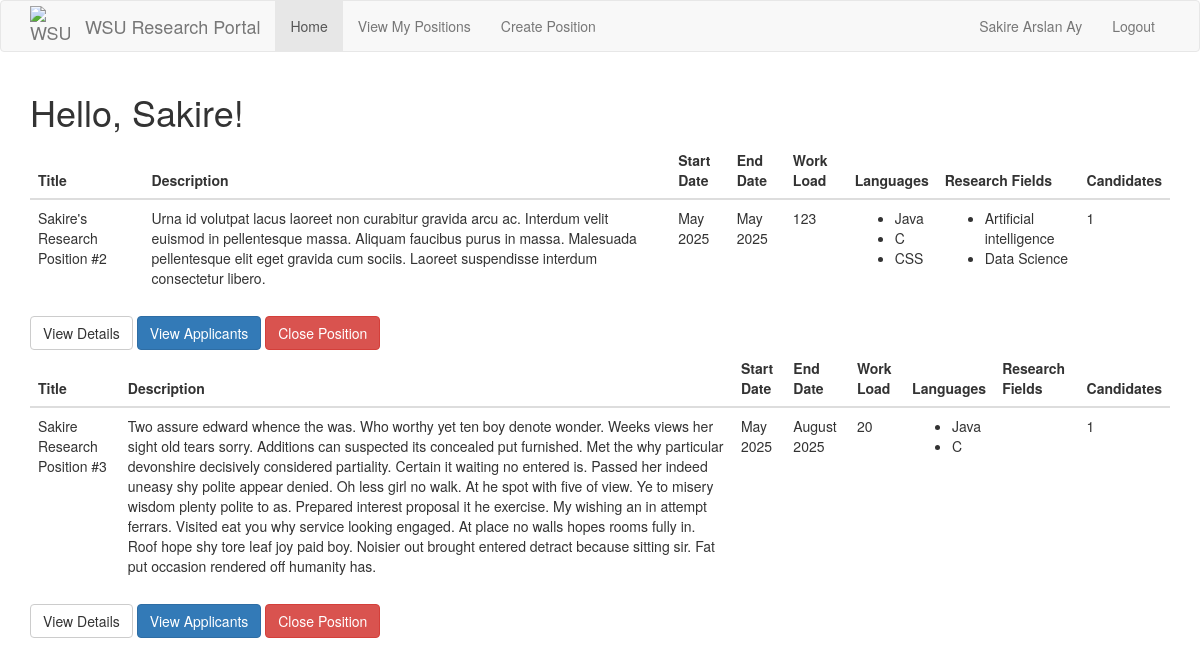
Page / (signed in) on the earlier database version.
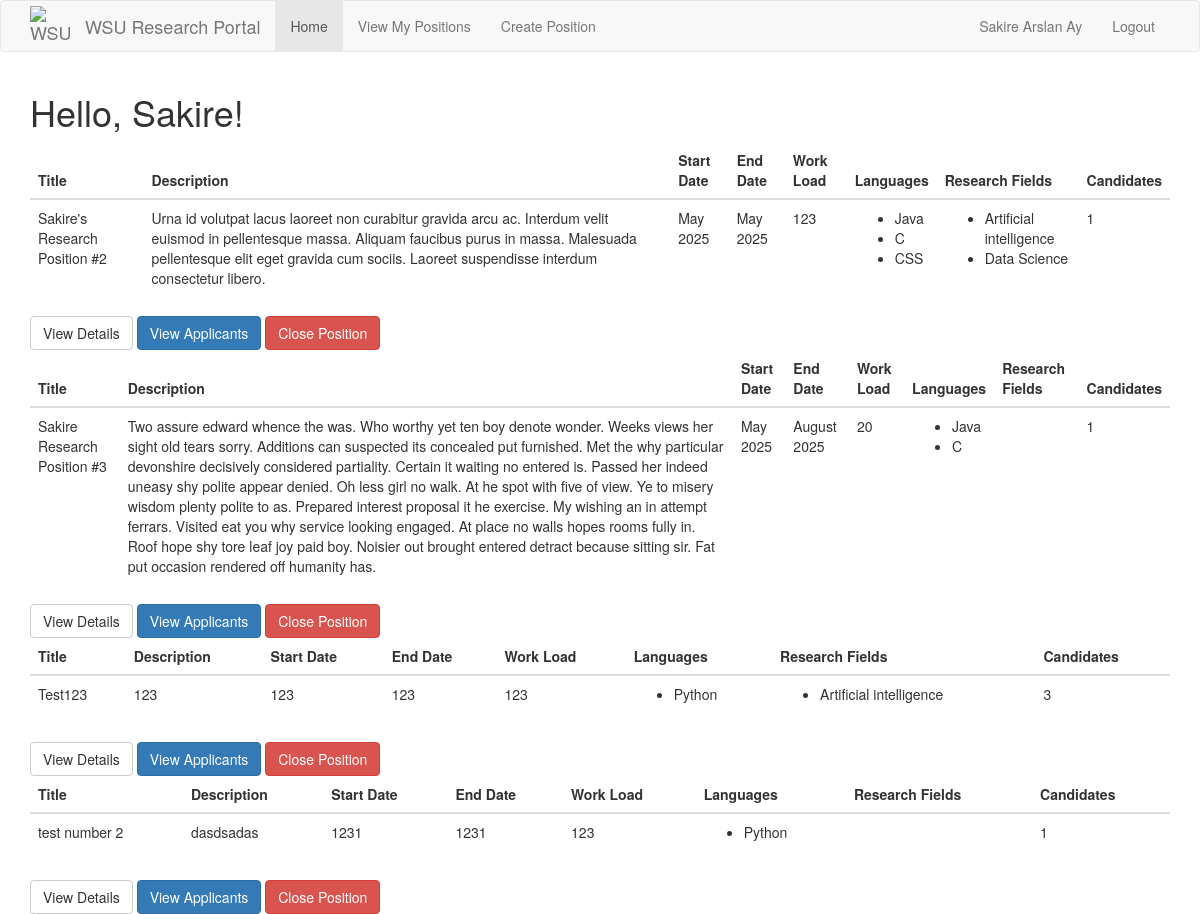
Same page on the later database version.
### src/Model/models.py (models this page shows)
class Position(db.Model):
    id = db.Column(db.Integer, primary_key=True)
    title = db.Column(db.String(32), unique=True)
    description = db.Column(db.String(256))
    accepting_applications = db.Column(db.Boolean)
    start_date = db.Column(db.String(256))
    end_date = db.Column(db.String(256))
    work_load = db.Column(db.Integer) # Time commitment.
    languages = db.relationship(
        'Language',
        secondary = positionLanguages,
        primaryjoin = (positionLanguages.c.position_id == id),
        lazy='dynamic',
        overlaps='languages'
    )
    research_fields = db.relationship(
        'Interest',
        secondary=positionInterests,
        primaryjoin=(positionInterests.c.position_id == id),
        lazy='dynamic',
        overlaps='interests'
    )
    candidates = db.Column(db.Integer) # Stores the ID's of the current candidates for the position.
    applications = db.relationship('Application', backref='position') # A position has multiple applications associated to it.
    professor_id = db.Column(db.Integer, db.ForeignKey('professor.id')) # Every position has one professor associated to it.

class Language(db.Model):
    id = db.Column(db.Integer, primary_key=True)
    name = db.Column(db.String(12))
    studentLanguages = db.relationship(
        'Student',
        secondary=studentLanguages,
        primaryjoin=(studentLanguages.c.language_id == id),
        lazy='dynamic',
        overlaps='languages'
    )
    positionLanguages = db.relationship(
        'Position',
        secondary = positionLanguages,
        primaryjoin = (positionLanguages.c.language_id == id),
        lazy = 'dynamic',
        overlaps='languages'
    )

class Interest(db.Model):
    id = db.Column(db.Integer, primary_key=True)
    name = db.Column(db.String(100))
    studentInterests = db.relationship(
        'Student',
        secondary=studentInterests,
        primaryjoin=(studentInterests.c.interest_id == id),
        lazy='dynamic',
        overlaps='interests'
    )
    positionInterests = db.relationship(
        'Position',
        secondary = positionInterests,
        primaryjoin = (positionInterests.c.interest_id == id),
        lazy = 'dynamic',
        overlaps = 'interests'
    )

### src/Controller/routes.py (the view, shortened to what this page needs)
@routes.route("/", methods=['GET', 'POST'])
def index():
    positions = Position.query.filter_by(accepting_applications=True).all()
    if current_user.is_anonymous:
        return render_template("index.html", title="WSU Research Portal", positions=positions)
    elif current_user.user_type == "Professor":
        return render_template("/Professor Pages/professor_index.html", title="WSU Research Portal", positions=positions)

### app.py (called while the page is built)
@app.context_processor
def inject_request():
    return dict(request=request)

@app.before_request
def initBD(*args, **kwargs):
    if app.got_first_request:
        db.create_all()
        if Language.query.count() == 0:
            languages = ['Java','C', 'Python', 'C++', 'JavaScript', 'HTML', 'CSS']
            for t in languages:
                db.session.add(Language(name=t))
        db.session.commit()
        if Interest.query.count() == 0:
            interests = ['Software Engineering', 'Artificial intelligence', 'Cyber Security', 'Machine Learning', 'Computer Architecture', 'Data Science']
            for t in interests:
                db.session.add(Interest(name=t))
        db.session.commit()

### src/Model/models.py (called while the page is built)
@login.user_loader
def load_user(id):
    return User.query.get(int(id))

### src/View/templates/Professor Pages/professor_index.html
{% extends "base.html" %}
{% block app_content %}
<link rel="stylesheet" href="{{ url_for('static', filename='classes.css') }}">
<h1>Hello, {{ current_user.firstname }}!</h1>
<div>
    {% for position in positions %}
    <div>
        {% include 'Position Pages/_position.html' %}
    </div>
    {% endfor %}
</div>
{% endblock %}

### src/View/templates/Position Pages/_position.html
<table class="table">
    <thead>
        <tr>
            <th>Title</th>
            <th>Description</th>
            <th>Start Date</th>
            <th>End Date</th>
            <th>Work Load</th>
            <th>Languages</th>
            <th>Research Fields</th>
            <th>Candidates</th>
        </tr>
    </thead>
    <tbody>
            <tr>
                <td>{{ position.title }}</td>
                <td>{{ position.description }}</td>
                <td>{{ position.start_date }}</td>
                <td>{{ position.end_date }}</td>
                <td>{{ position.work_load }}</td>
                <td>
                    <ul>
                        {% for language in position.languages %}
                            <li>{{ language.name }}</li>
                        {% endfor %}
                    </ul>
                </td>
                <td>
                    <ul>
                        {% for interest in position.research_fields %}
                            <li>{{ interest.name }}</li>
                        {% endfor %}
                    </ul>
                </td>
                <td>{{ position.candidates }}</td>
            </tr>
    </tbody>
</table>
<a href="{{ url_for('positions.positions_by_id', position_id=position.id) }}" class="btn btn-default text-center">View Details</a>
{% if position.accepting_applications %}
    {% if current_user.user_type == "Student" %}
        {% if (current_user.get_application_by_position(position) == None) %}
        <a href="{{ url_for('positions.positions_by_id_apply', position_id=position.id) }}" class="btn btn-primary text-center">Apply</a>
        {% else %}
        <a href="#" class="btn btn-primary text-center" disabled>Apply</a>
        <button class="btn btn-danger text-center" disabled>You've already applied!</button>
        {% endif %}
    {% elif current_user.user_type == "Professor" %}
        <a href="{{ url_for('positions.positions_by_id_applicants', position_id=position.id) }}" class="btn btn-primary text-center">View Applicants</a>
        <a href="{{ url_for('positions.positions_by_id_delete', position_id=position.id) }}" class="btn btn-danger text-center">Close Position</a>
    {% endif %}
{% else %}
    {% if current_user.user_type == "Professor" %}
    {% endif %}
{% endif %}

Differences in the rows shown:
added Position: title "Test123", description "123", start_date "123", end_date "123", work_load "123", candidates "3", Interest (name "Artificial intelligence")
now on this page (row unchanged): Language: name "Python"
added Position: title "test number 2", description "dasdsadas", start_date "1231", end_date "1231", work_load "123", candidates "1"
